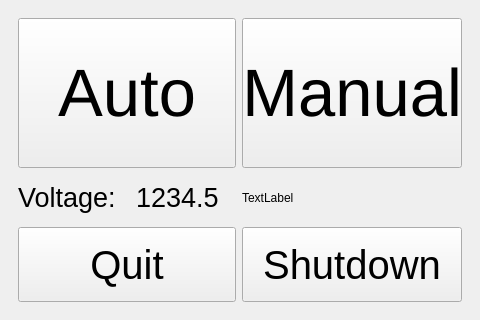
<?xml version="1.0" encoding="UTF-8"?>
<ui version="4.0">
 <class>MainWindow</class>
 <widget class="QMainWindow" name="MainWindow">
  <property name="geometry">
   <rect>
    <x>0</x>
    <y>0</y>
    <width>480</width>
    <height>320</height>
   </rect>
  </property>
  <property name="windowTitle">
   <string>MainWindow</string>
  </property>
  <widget class="QWidget" name="centralwidget">
   <property name="sizePolicy">
    <sizepolicy hsizetype="Preferred" vsizetype="Minimum">
     <horstretch>0</horstretch>
     <verstretch>0</verstretch>
    </sizepolicy>
   </property>
   <layout class="QHBoxLayout" name="horizontalLayout">
    <item>
     <widget class="QStackedWidget" name="stackedWidget">
      <property name="currentIndex">
       <number>0</number>
      </property>
      <widget class="QWidget" name="page">
       <layout class="QHBoxLayout" name="horizontalLayout_2">
        <item>
         <layout class="QGridLayout" name="gridLayout">
          <item row="2" column="0">
           <widget class="QPushButton" name="btnQuit">
            <property name="sizePolicy">
             <sizepolicy hsizetype="Minimum" vsizetype="Minimum">
              <horstretch>0</horstretch>
              <verstretch>0</verstretch>
             </sizepolicy>
            </property>
            <property name="minimumSize">
             <size>
              <width>0</width>
              <height>75</height>
             </size>
            </property>
            <property name="font">
             <font>
              <pointsize>30</pointsize>
             </font>
            </property>
            <property name="text">
             <string>Quit</string>
            </property>
           </widget>
          </item>
          <item row="0" column="1">
           <widget class="QPushButton" name="btnManual">
            <property name="sizePolicy">
             <sizepolicy hsizetype="Fixed" vsizetype="Minimum">
              <horstretch>0</horstretch>
              <verstretch>0</verstretch>
             </sizepolicy>
            </property>
            <property name="minimumSize">
             <size>
              <width>218</width>
              <height>0</height>
             </size>
            </property>
            <property name="font">
             <font>
              <pointsize>50</pointsize>
             </font>
            </property>
            <property name="text">
             <string>Manual</string>
            </property>
           </widget>
          </item>
          <item row="0" column="0">
           <widget class="QPushButton" name="btnAuto">
            <property name="sizePolicy">
             <sizepolicy hsizetype="Fixed" vsizetype="Minimum">
              <horstretch>0</horstretch>
              <verstretch>0</verstretch>
             </sizepolicy>
            </property>
            <property name="minimumSize">
             <size>
              <width>218</width>
              <height>150</height>
             </size>
            </property>
            <property name="font">
             <font>
              <pointsize>50</pointsize>
             </font>
            </property>
            <property name="text">
             <string>Auto</string>
            </property>
            <property name="iconSize">
             <size>
              <width>24</width>
              <height>24</height>
             </size>
            </property>
           </widget>
          </item>
          <item row="1" column="1">
           <widget class="QLabel" name="label_2">
            <property name="text">
             <string>TextLabel</string>
            </property>
           </widget>
          </item>
          <item row="2" column="1">
           <widget class="QPushButton" name="btnShutdown">
            <property name="sizePolicy">
             <sizepolicy hsizetype="Minimum" vsizetype="Minimum">
              <horstretch>0</horstretch>
              <verstretch>0</verstretch>
             </sizepolicy>
            </property>
            <property name="font">
             <font>
              <pointsize>30</pointsize>
             </font>
            </property>
            <property name="text">
             <string>Shutdown</string>
            </property>
           </widget>
          </item>
          <item row="1" column="0">
           <layout class="QHBoxLayout" name="horizontalLayout_3">
            <property name="spacing">
             <number>20</number>
            </property>
            <item>
             <widget class="QLabel" name="lblVoltage">
              <property name="sizePolicy">
               <sizepolicy hsizetype="Maximum" vsizetype="Preferred">
                <horstretch>0</horstretch>
                <verstretch>0</verstretch>
               </sizepolicy>
              </property>
              <property name="font">
               <font>
                <pointsize>20</pointsize>
               </font>
              </property>
              <property name="text">
               <string>Voltage:</string>
              </property>
             </widget>
            </item>
            <item>
             <widget class="QLabel" name="lblVoltageDisp">
              <property name="sizePolicy">
               <sizepolicy hsizetype="Minimum" vsizetype="Preferred">
                <horstretch>0</horstretch>
                <verstretch>0</verstretch>
               </sizepolicy>
              </property>
              <property name="font">
               <font>
                <pointsize>20</pointsize>
               </font>
              </property>
              <property name="text">
               <string>1234.5</string>
              </property>
             </widget>
            </item>
           </layout>
          </item>
         </layout>
        </item>
       </layout>
      </widget>
      <widget class="QWidget" name="page_2"/>
     </widget>
    </item>
   </layout>
  </widget>
 </widget>
 <resources/>
 <connections>
  <connection>
   <sender>btnQuit</sender>
   <signal>clicked()</signal>
   <receiver>MainWindow</receiver>
   <slot>close()</slot>
   <hints>
    <hint type="sourcelabel">
     <x>127</x>
     <y>263</y>
    </hint>
    <hint type="destinationlabel">
     <x>239</x>
     <y>159</y>
    </hint>
   </hints>
  </connection>
 </connections>
</ui>
